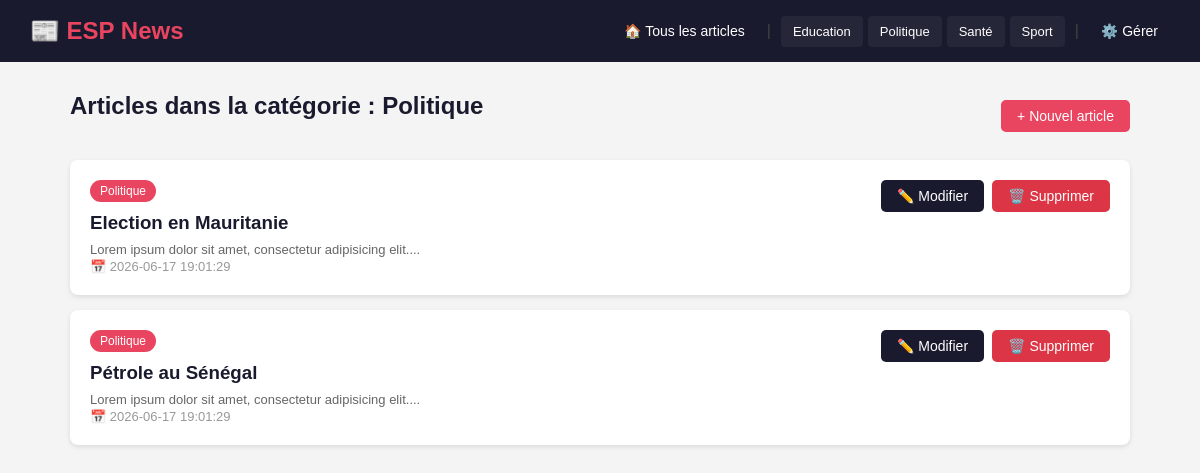
The page /by_categorie.php?id=4 on the database its author committed.
### tables this page shows
CREATE TABLE Categorie (
                id INTEGER PRIMARY KEY AUTOINCREMENT,
                libelle VARCHAR(20)
            );

CREATE TABLE Article (
                id INTEGER PRIMARY KEY AUTOINCREMENT,
                titre VARCHAR(255),
                contenu TEXT,
                dateCreation DATETIME DEFAULT CURRENT_TIMESTAMP,
                dateModification DATETIME DEFAULT CURRENT_TIMESTAMP,
                categorie INTEGER,
                FOREIGN KEY (categorie) REFERENCES Categorie(id)
            );

### public/by_categorie.php (the view)
<?php
require_once __DIR__ . '/../includes/header.php';
$id = $_GET['id'] ?? 0;
$stmt = $pdo->prepare("SELECT * FROM Categorie WHERE id = ?");
$stmt->execute([$id]);
$categorie = $stmt->fetch();
$titre_categorie = $categorie ? $categorie['libelle'] : 'Catégorie';
$stmt = $pdo->prepare("
    SELECT a.*, c.libelle as categorie_libelle
    FROM Article a
    LEFT JOIN Categorie c ON a.categorie = c.id
    WHERE a.categorie = ?
    ORDER BY a.dateCreation DESC
");
$stmt->execute([$id]);
$articles = $stmt->fetchAll();
?>
<div style="display:flex; justify-content:space-between; align-items:center; margin-bottom:20px;">
    <h2>Articles dans la catégorie : <?= htmlspecialchars($titre_categorie) ?></h2>
    <a href="article_create.php" class="btn btn-primary">+ Nouvel article</a>
</div>
<?php if (empty($articles)): ?>
    <div class="card">
        <p>Aucun article dans cette catégorie.</p>
        <a href="index.php" class="btn btn-secondary" style="margin-top:10px;">Voir tous les articles</a>
    </div>
<?php else: ?>
    <?php foreach ($articles as $article): ?>
        <div class="card">
            <div style="display:flex; justify-content:space-between; align-items:start; flex-wrap:wrap;">
                <div>
                    <span class="badge"><?= htmlspecialchars($article['categorie_libelle']) ?></span>
                    <h3 style="margin-top:10px;">
                        <a href="article_detail.php?id=<?= $article['id'] ?>" style="color:#1a1a2e; text-decoration:none;">
                            <?= htmlspecialchars($article['titre']) ?>
                        </a>
                    </h3>
                    <p style="color:#666; margin-top:8px; font-size:13px;">
                        <?= htmlspecialchars(substr($article['contenu'], 0, 120)) ?>...
                    </p>
                    <small class="meta">📅 <?= $article['dateCreation'] ?></small>
                </div>
                <div class="actions">
                    <a href="article_edit.php?id=<?= $article['id'] ?>" class="btn btn-secondary">✏️ Modifier</a>
                    <a href="article_delete.php?id=<?= $article['id'] ?>" class="btn btn-danger" onclick="return confirm('Supprimer cet article ?')">🗑️ Supprimer</a>
                </div>
            </div>
        </div>
    <?php endforeach; ?>
<?php endif; ?>
<?php require_once __DIR__ . '/../includes/footer.php'; ?>

### includes/header.php (shortened to what this page needs)
<?php
$pdo = getDb();
$categories = $pdo->query("SELECT * FROM Categorie ORDER BY libelle")->fetchAll();
?>
<!DOCTYPE html>
<html lang="fr">
<head>
</head>
<body>
    <nav>
        <h1>📰 ESP News</h1>
        <div class="nav-links">
            <a href="index.php">🏠 Tous les articles</a>
            <?php if (!empty($categories)): ?>
                <span class="separator">|</span>
                <?php foreach ($categories as $cat): ?>
                    <a href="by_categorie.php?id=<?= $cat['id'] ?>" class="category-link">
                        <?= htmlspecialchars($cat['libelle']) ?>
                    </a>
                <?php endforeach; ?>
            <?php endif; ?>
            <span class="separator">|</span>
            <a href="categories.php">⚙️ Gérer</a>
        </div>
    </nav>
    <div class="container">

### includes/header.php (style rules this page uses)
* { margin: 0; padding: 0; box-sizing: border-box; }
body { font-family: Arial, sans-serif; background: #f4f4f4; color: #333; }
nav { background: #1a1a2e; padding: 15px 30px; display: flex; justify-content: space-between; align-items: center; flex-wrap: wrap; gap: 10px; }
nav h1 { color: #e94560; font-size: 24px; }
.nav-links { display: flex; align-items: center; flex-wrap: wrap; gap: 5px; }
.nav-links a { color: #fff; text-decoration: none; padding: 8px 12px; font-size: 14px; border-radius: 4px; transition: all 0.3s; }
.nav-links .category-link { font-size: 13px; background: rgba(255, 255, 255, 0.05); }
.nav-links .separator { color: #444; margin: 0 5px; }
.container { max-width: 1100px; margin: 30px auto; padding: 0 20px; }
.btn { padding: 8px 16px; border: none; border-radius: 5px; cursor: pointer; text-decoration: none; font-size: 14px; display: inline-block; }
.btn-primary { background: #e94560; color: white; }
.btn-secondary { background: #1a1a2e; color: white; }
.btn-danger { background: #dc3545; color: white; }
.card { background: white; border-radius: 8px; padding: 20px; margin-bottom: 15px; box-shadow: 0 2px 5px rgba(0,0,0,0.1); }
.badge { padding: 4px 10px; border-radius: 20px; background: #e94560; color: white; font-size: 12px; display: inline-block; }
.actions { display: flex; gap: 8px; flex-wrap: wrap; }
h2 { margin-bottom: 20px; color: #1a1a2e; }
.meta { color: #999; font-size: 13px; }

### rows shown on the page
categorie: libelle "Education"
categorie: libelle "Politique"
categorie: libelle "Santé"
categorie: libelle "Sport"
article: categorie.libelle "Politique", titre "Election en Mauritanie", contenu "Lorem ipsum dolor sit amet, consectetur adipisicing elit.", dateCreation "2026-06-17 19:01:29"
article: categorie.libelle "Politique", titre "Pétrole au Sénégal", contenu "Lorem ipsum dolor sit amet, consectetur adipisicing elit.", dateCreation "2026-06-17 19:01:29"
